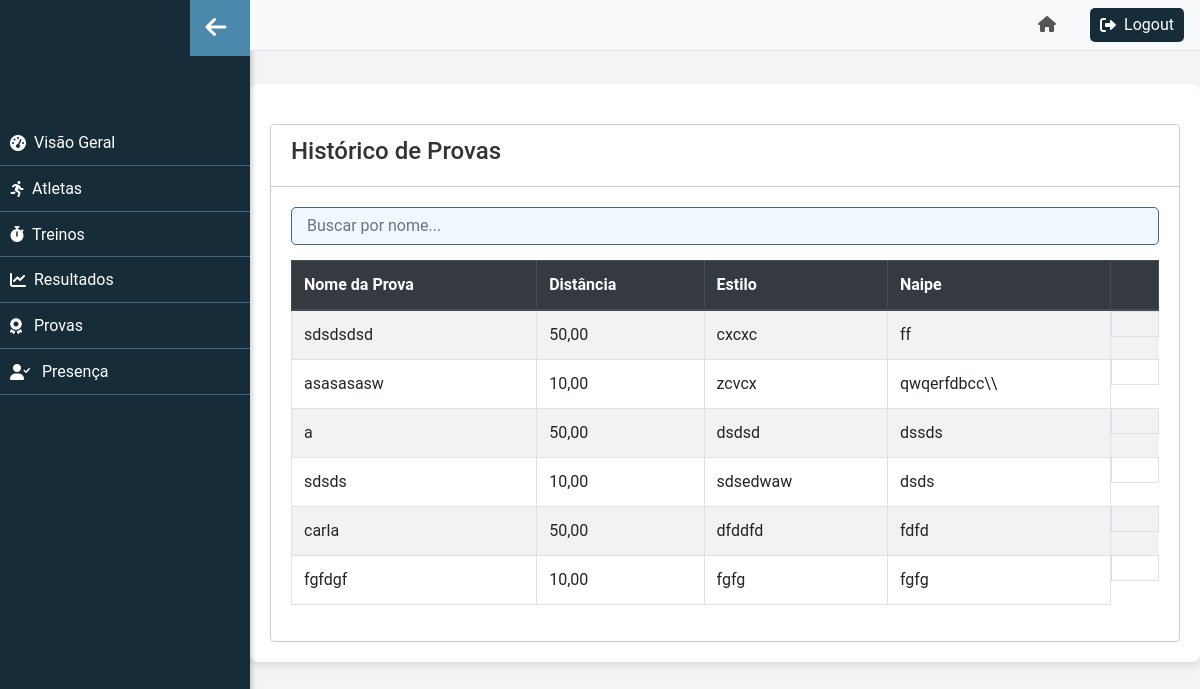
The page /provas/ on the database its author committed.
### core/models.py (models this page shows)
class Prova(models.Model):
    nome_prova = models.CharField(max_length=50)
    distancia = models.DecimalField(max_digits=7, decimal_places=2)
    estilo = models.CharField(max_length=25)
    naipe = models.CharField(max_length=20)

### core/views.py (the view)
# urls.py: path('provas/', provas, name='provas'),
def provas(request):
    provas_list = Prova.objects.all()
    modelusuarios_list = ModelUsuario.objects.all()  # Adicione esta linha
    return render(request, 'provas.html', {'provas_list': provas_list, 'modelusuarios_list': modelusuarios_list})

### core/templates/provas.html (shortened to what this page needs)
{% load static %}
<!DOCTYPE html>
<html lang="pt-br">
<head>
    <link rel="stylesheet" href="https://stackpath.bootstrapcdn.com/bootstrap/4.5.2/css/bootstrap.min.css">
    <link rel="stylesheet" href="{% static 'css/style.css' %}">
    <link rel="stylesheet" href="https://cdnjs.cloudflare.com/ajax/libs/font-awesome/6.0.0-beta3/css/all.min.css">
</head>
<body>
    {% include 'sidebar.html' %}
    {% include 'header.html' %}
    <div class="center-content">
        {% block content %}
        <div class="container mt-4">
            <div class="card">
                <div class="card-header">
                    <div class="d-flex justify-content-between align-items-center">
                        <h4 class="titulo-provas">Histórico de Provas</h4>
                    </div>
                </div>
                <div class="card-body" id="historicoProvas">
                    <input type="text" class="form-control" id="searchInput" placeholder="Buscar por nome...">
                    <table class="table table-striped">
                        <thead class="thead-dark">
                            <tr>
                                <th>Nome da Prova</th>
                                <th>Distância</th>
                                <th>Estilo</th>
                                <th>Naipe</th>
                                <th>   </th>
                            </tr>
                        </thead>
                        <tbody>
                            {% for prova in provas_list %}
                                <tr>
                                    <td>{{ prova.nome_prova }}</td>
                                    <td>{{ prova.distancia }}</td>
                                    <td>{{ prova.estilo }}</td>
                                    <td>{{ prova.naipe }}</td>
                                    <td class="d-flex align-items-center">
                                    </td>
                                </tr>
                            {% endfor %}
                        </tbody>
                    </table>
                </div>
            </div>
        </div>
        {% endblock %}
    </div>
</body>
</html>

### core/static/css/style.css (style rules this page uses)
body { background-color: #f7f8fc; font-family: "Segoe UI", Tahoma, Geneva, Verdana, sans-serif; padding-top: 60px; }
.form-control { margin-bottom: 15px; padding: 15px; border-radius: 5px; border: 1px solid #406882; }
body { background-color: #f5f5f5; color: #333; font-family: 'Roboto', sans-serif; }
.card { margin-top: 20px; border: 1px solid #ccc; }
.card-header { background-color: #ffffff; color: #333; border-bottom: 1px solid #ccc; }
.titulo-provas { color: #333; font-size: 24px; }
table { color: #333; }
table thead { background-color: #3498db; color: #ffffff; }
table th, table td { border: 1px solid #dee2e6; }
#searchInput { background-color: #f0f8ff; color: #333; }
body { font-family: 'Roboto', sans-serif; background-color: #f4f4f4; color: #333; }
.container { background-color: #ffffff; border-radius: 8px; padding: 20px; box-shadow: 0 4px 8px rgba(0, 0, 0, 0.1); }

### rows shown on the page
Prova: nome_prova "sdsdsdsd", distancia "50,00", estilo "cxcxc", naipe "ff"
Prova: nome_prova "asasasasw", distancia "10,00", estilo "zcvcx", naipe "qwqerfdbcc\\\\"
Prova: nome_prova "a", distancia "50,00", estilo "dsdsd", naipe "dssds"
Prova: nome_prova "sdsds", distancia "10,00", estilo "sdsedwaw", naipe "dsds"
Prova: nome_prova "carla", distancia "50,00", estilo "dfddfd", naipe "fdfd"
Prova: nome_prova "fgfdgf", distancia "10,00", estilo "fgfg", naipe "fgfg"
